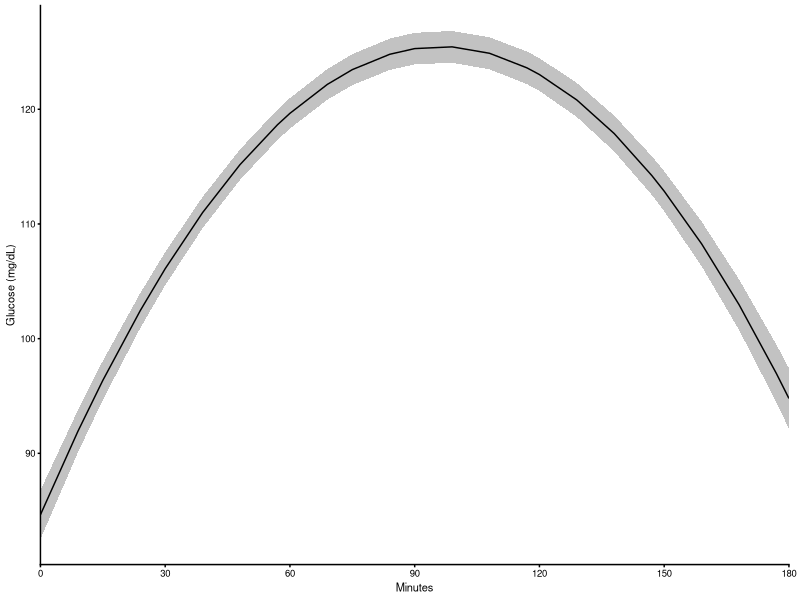
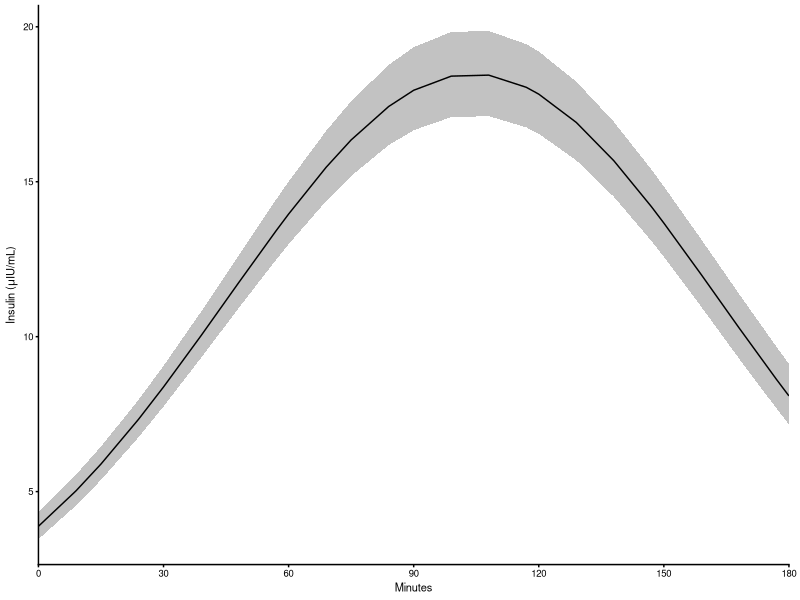
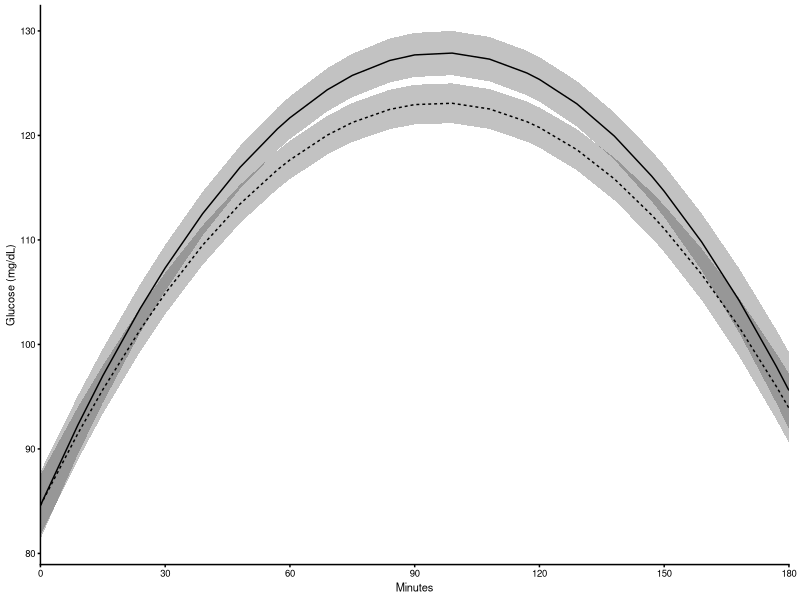
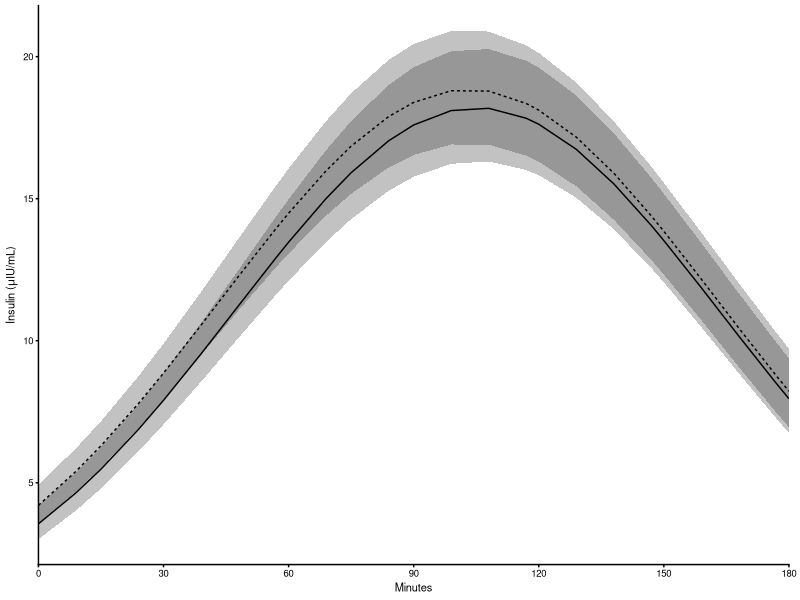
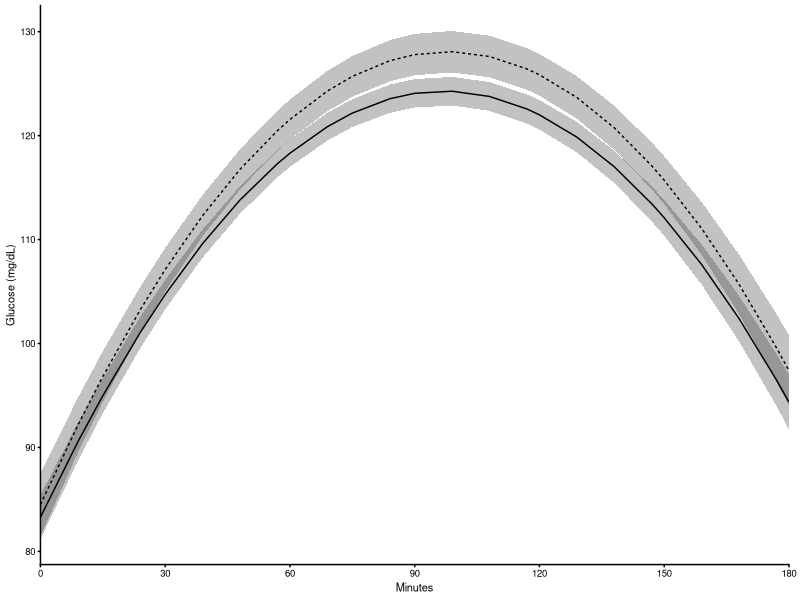
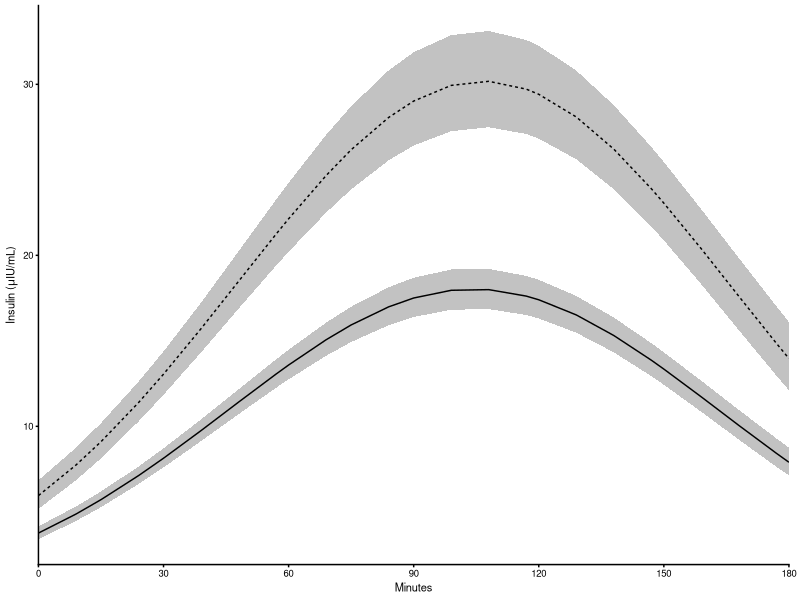
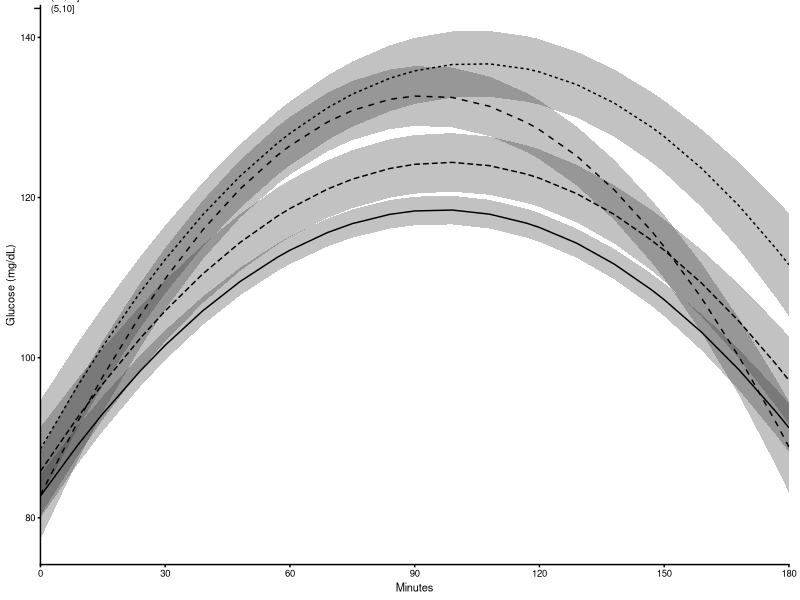
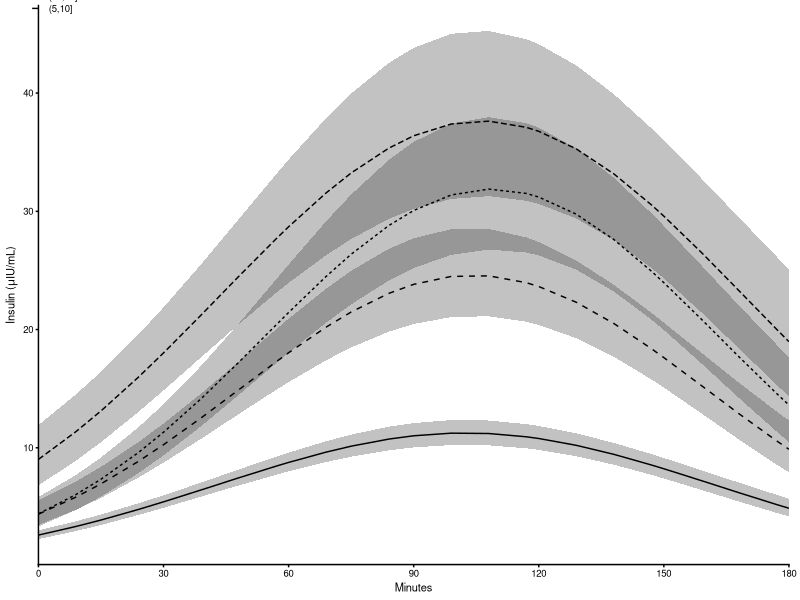

Write the R code that produced these figures, in order.
## ---- chunk 1
knitr::opts_chunk$set(echo = FALSE, warning=FALSE, message=FALSE)
library(knitr)
library(dplyr)
library(ggplot2)
library(cowplot)
theme_set(theme_cowplot(font_size=8))
## ---- chunk 2
w <- read.csv("results-wald.csv", as.is=TRUE)
w %>% kable(digits=c(0,0,2,0,4))
## ---- chunk 3
d <- read.csv("results-fit.csv", as.is=TRUE)
d$p <- d$predicted.value
d$lo <- d$predicted.value - d$standard.error
d$hi <- d$predicted.value + d$standard.error
d$p <- ifelse(d$response=="insulin", exp(d$p), d$p)
d$lo <- ifelse(d$response=="insulin", exp(d$lo), d$lo)
d$hi <- ifelse(d$response=="insulin", exp(d$hi), d$hi)
d$var[d$var=="AGE"] <- "Age"
d$var[d$var=="SEX"] <- "Sex"
d$var[d$var=="EMS"] <- "IR"
d$var[d$var=="Adiponectin"] <- "HMW Adiponectin"
d$level[d$level=="n"] <- "No"
d$level[d$level=="y"] <- "Yes"
d$level <- factor(d$level)

ds <- split(d, d[,c("response", "var")])
ds <- lapply(ds, droplevels)

## put plots in the starting order
foo <- unique(d[,c("response", "var")])
foo$v <- paste(foo$response, foo$var, sep=".")
stopifnot(foo$v %in% names(ds))
foo$var <- factor(foo$var, levels=unique(foo$var))
foo <- foo[order(foo$var, foo$response),]
ds <- ds[foo$v]

## for continuous variables, make level names numeric again
## add new column to say if numeric
level.numeric <- rep(FALSE, length(ds))
names(level.numeric) <- names(ds)
for(i in seq_along(ds)) {
  levs <- levels(ds[[i]]$level)
  foo <- as.numeric(levs)
  if(!any(is.na(foo))) {
    level.numeric[i] <- TRUE
    foo <- data.frame(levs=levs, num=foo, round=round(foo, 2))
    foo <- foo[order(foo$num),]
    ds[[i]]$level <- factor(ds[[i]]$level, levels=foo$levs, labels=foo$round)
  }
}

## make the plots
ps <- lapply(seq_along(ds), function(i) {
  p <- ggplot(ds[[i]]) + 
    aes(time, p, ymin=lo, ymax=hi, group=level, linetype=level) + 
    geom_ribbon(alpha=0.3, linetype=0) +
    geom_line() +
    scale_x_continuous(breaks=(0:6)*30, expand=c(0,0)) +
    xlab("Minutes") +
    theme(legend.title=element_blank(), 
          legend.position=c(-0.01, 1.07), 
          legend.justification=c(0, 1),
          legend.key.height = unit(0.6, "line"))
  if(nlevels(ds[[i]]$level)==1) {
    p <- p + guides(linetype=FALSE)
  }
  rr <- ds[[i]]$response[1]
  if(rr=="insulin") p <- p + ylab(expression(paste("Insulin (",mu,"IU/mL)")))
  if(rr=="glucose") p <- p + ylab("Glucose (mg/dL)")
  p <- p + theme(plot.margin = unit(c(4,8,4,4), "pt"))
})
names(ps) <- names(ds)

## add labels to Breed plots
fudge <- 0.352777778
tmp <- subset(ds$insulin.Breed, time==60, select=c(level, p, time))
ps$insulin.Breed <- ps$insulin.Breed + 
  geom_text(aes(x=time, y=p, label=level), data=tmp, inherit.aes=FALSE, size=8*fudge)
tmp <- subset(ds$glucose.Breed, time==120, select=c(level, p, time))
ps$glucose.Breed <- ps$glucose.Breed + 
  geom_text(aes(x=time, y=p, label=level), data=tmp, inherit.aes=FALSE, size=8*fudge)
## ---- chunk 4
for(p in ps) plot(p)
## ---- chunk 5
units <- as.data.frame(t(matrix(c(
"Age", "years",
"Leptin", "ng/mL",
"AIRg", "[mU/L]/min"), nrow=2)), stringsAsFactors=FALSE)
names(units) <- c("v", "u")

# Adi: (mu) g/mL
# SI: (L/min/mU)/10^4

for(i in seq_along(ds)) {
  var <- ds[[i]]$var[1]
  levs <- levels(ds[[i]]$level)
  if(level.numeric[i]) { # if numeric
    if(var %in% units$v) { # if easy units
      my.labs <- sprintf("%s = %s %s (%s)", var, levs, units$u[units$v==var], c("mean", "mean + SD"))
    } else { # custom units
      my.labs <- sprintf("%s = %s %s (%s)", var, levs, "X", c("mean", "mean + SD"))
      #  my.labs <- list(bquote(==.(levs[1])), bquote(beta==.(levs[2])))
    }
  } else { # not numeric
    my.labs <- paste(var, levs)
  }
  ps[[i]] <- ps[[i]] + scale_linetype_manual(values=seq_along(levs), breaks=levs, labels=my.labs)
  plot(ps[[i]]) ## need to run this, otherwise have lazy loading problem
}
## ---- chunk 6
## make y-axes consistent
v1 <- c("Age", "Sex", "Breed")
v2 <- c("IR", "SI", "AIRg")
v3 <- c("HMW Adiponectin", "Leptin")
vars <- c(v1, v2, v3)
foo <- subset(d, response=="insulin" & var %in% vars)
yi <- range(c(foo$lo, foo$hi))
foo <- subset(d, response=="glucose" & var %in% vars)
yg <- range(c(foo$lo, foo$hi))
for(i in grep("insulin", names(ps))) ps[[i]] <- ps[[i]] + ylim(yi)
for(i in grep("glucose", names(ps))) ps[[i]] <- ps[[i]] + ylim(yg)
## ---- chunk 7
## output to files

w <- 8/2.54
h <- w*0.8

vv <- outer(c("insulin", "glucose"), v1, paste, sep=".")
pp <- cowplot::plot_grid(plotlist=ps[vv], ncol=2, labels="AUTO")
cowplot::save_plot("p1.pdf", pp, base_width=nrow(vv)*w, base_height=ncol(vv)*h)
cowplot::save_plot("p1.tiff", pp, base_width=nrow(vv)*w, base_height=ncol(vv)*h, compression="lzw")

vv <- outer(c("insulin", "glucose"), v2, paste, sep=".")
pp <- cowplot::plot_grid(plotlist=ps[vv], ncol=2, labels="AUTO")
cowplot::save_plot("p2.pdf", pp, base_width=nrow(vv)*w, base_height=ncol(vv)*h)
cowplot::save_plot("p2.tiff", pp, base_width=nrow(vv)*w, base_height=ncol(vv)*h, compression="lzw")

vv <- outer(c("insulin", "glucose"), v3, paste, sep=".")
pp <- cowplot::plot_grid(plotlist=ps[vv], ncol=2, labels="AUTO")
cowplot::save_plot("p3.pdf", pp, base_width=nrow(vv)*w, base_height=ncol(vv)*h)
cowplot::save_plot("p3.tiff", pp, base_width=nrow(vv)*w, base_height=ncol(vv)*h, compression="lzw")

